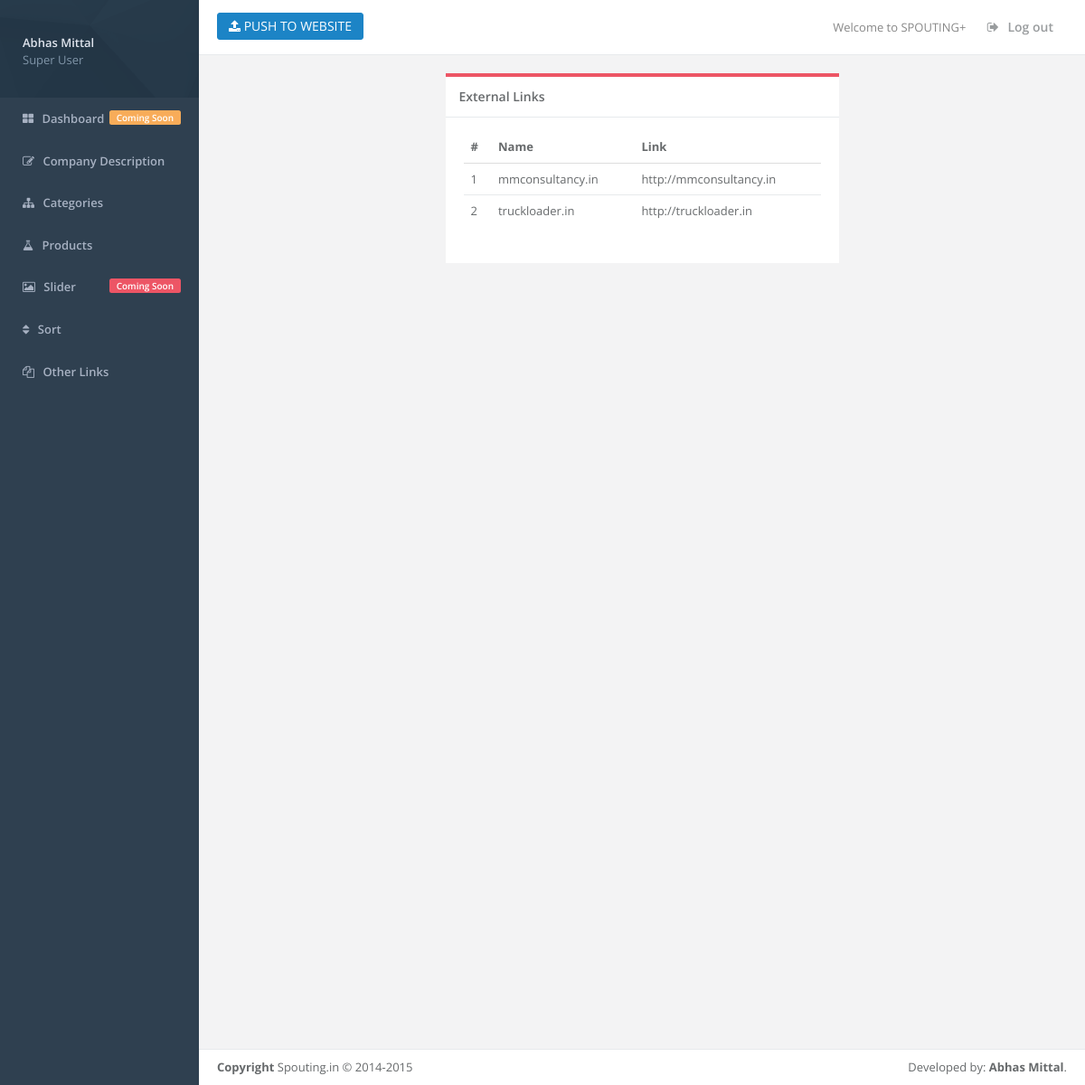
The app's page /external-links/index.php (signed in) with its own data.
### tables this page shows
CREATE TABLE IF NOT EXISTS `external_links` (
  `id` int(11) NOT NULL AUTO_INCREMENT,
  `name` varchar(255) NOT NULL,
  `link` varchar(255) NOT NULL,
  PRIMARY KEY (`id`)
);

### external-links/index.php (the view)
<?php
require_once('../partials/header.php');
$query = mysql_query("SELECT * FROM external_links WHERE 1");
?>
<div class="col-lg-6 col-lg-offset-3">
    <div class="ibox float-e-margins">
        <div class="ibox-title">
            <h5>External Links</h5>
        </div>
        <div class="ibox-content">
            <table class="table">
                <thead>
	                <tr>
	                    <th>#</th>
	                    <th>Name</th>
	                    <th>Link</th>
	                </tr>
                </thead>
                <tbody>
                <?php
                while ($link = mysql_fetch_assoc($query)) {
                	echo "<tr>
                	    <td>".$link['id']."</td>
                	    <td>".$link['name']."</td>
                	    <td>".$link['link']."</td>
                	</tr>";
                }
                ?>
                </tbody>
            </table>
        </div>
    </div>
</div>
<?php
require_once('../partials/footer.php');
?>

### static/main.css (style rules this page uses)
html, body, #wrapper, #page-wrapper { height: 100%; }
.ibox-title { border-color: #ed5565; }

### records on screen
external_links: id "1", name "mmconsultancy.in", link "http://mmconsultancy.in"
external_links: id "2", name "truckloader.in", link "http://truckloader.in"

### other values on screen
$user['name'] "Abhas Mittal"
$user['role'] "Super User"
